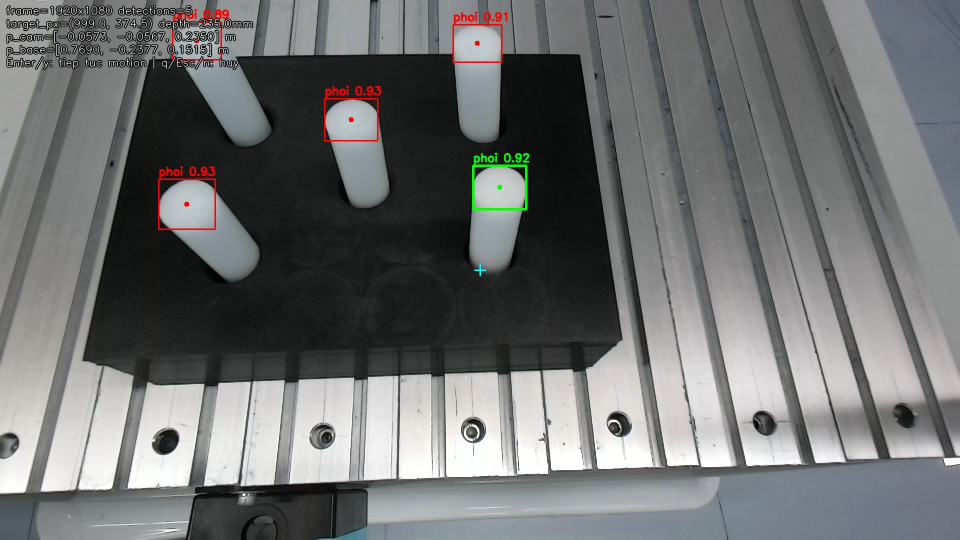
#> input picture captures/scanpose_touch/scanpose_touch_20260616_184850.jpg, 1920 x 1080 px (shown at 1/2 size)
$ python -i rebuild_tray_reference_from_annotated.py   (imports and definitions only)
#> lines starting #> are read from the running program, lines starting #| are printed output that depends on the picture; after the words box and inside, x2 and y2 are one past the last pixel; in counts of white or black regions, pixels touching at a corner belong together
"""Rebuild multi-sample tray reference from annotated capture images.

Assumptions:
- Each annotated image contains 5 green slot markers + green numbers
- Existing `tray_slot_reference.json` contains at least one valid sample
  that defines canonical slot names/order
- We recover marker centers by choosing the 5 green components whose geometry
  best matches the canonical slot layout
"""

from __future__ import annotations

import argparse
import json
import sys
from pathlib import Path
from typing import List

import cv2
import numpy as np

ROOT = Path(__file__).resolve().parents[1]
if str(ROOT) not in sys.path:
    sys.path.insert(0, str(ROOT))

from vision.tray_slot_reference import append_tray_slot_reference_sample, load_tray_slot_reference


# [19 lines left out: function parse_args, not called in this run]


def detect_green_candidates(image_path: Path) -> List[np.ndarray]:
    image = cv2.imread(str(image_path))
#> image is the input picture: shape (1080, 1920, 3); mean B, G, R 113.2, 113.2, 111.7
    if image is None:
        raise RuntimeError(f"Khong doc duoc anh: {image_path}")

    hsv = cv2.cvtColor(image, cv2.COLOR_BGR2HSV)
#> hsv: shape (1080, 1920, 3); mean H, S, V 68.3, 15.1, 115.7
    lower = np.array([35, 80, 80], dtype=np.uint8)
    upper = np.array([90, 255, 255], dtype=np.uint8)
    mask = cv2.inRange(hsv, lower, upper)
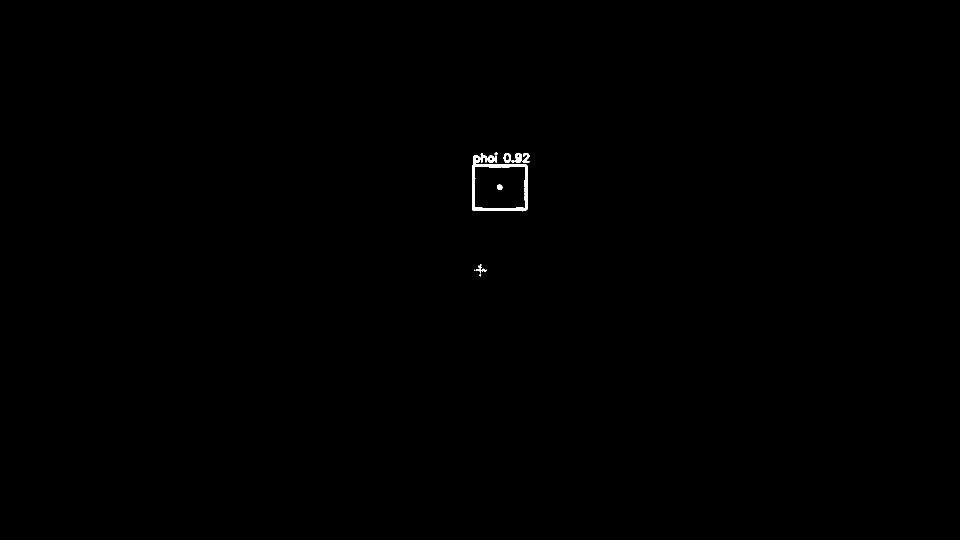
#> mask: shape (1080, 1920) (shown at 1/2 size); 0.17% white; 11 white regions (2 under 20 px), largest, box (x1, y1, x2, y2) and area: (944, 306, 1055, 423) 2512, (1030, 306, 1044, 326) 202, (975, 311, 994, 326) 197
    num_labels, labels, stats, centroids = cv2.connectedComponentsWithStats(mask)
#> labels: shape (1080, 1920) int32; 12 distinct labels, from 0 to 11
#> num_labels = 12; stats = [[0, 0, 1920, 1080, 2070043], [989, 305, 6, 5, 24], [944, 306, 111, 117, 2512], [1007, 306, 15, 20, 184], [1030, 306, 14, 20, 202], [1045, 306, 14, 20, 173], [975, 311, 19, 15, 197], [1023, 320, 6, 5, 26], [994, 369, 11, 11, 100], [952, 528, 22, 19, 124], [948, 539, 3, 3, 5], [959, 549, 3, 4, 10]]; centroids = [[959.4, 539.8], [991.7, 307.1], [993.2, 369.2], [1014.2, 315.3], [1036.6, 315.3], [1051.9, 315.8], [984.3, 317.8], [1025.5, 322], [998.9, 374.1], [961.2, 538.1], [949, 540.2], [960, 550.2]]
    candidates: List[np.ndarray] = []
    for idx in range(1, num_labels):
        area = int(stats[idx, cv2.CC_STAT_AREA])
        if area < 120:
            continue
        candidates.append(np.array([float(centroids[idx][0]), float(centroids[idx][1])], dtype=np.float64))
#> this loop made 11 passes
#> area on passes 1 to 9: 24, 2512, 184, 202, 173, 197, 26, 100, 124
#> after the loop, candidates = [[993.2, 369.2], [1014.2, 315.3], [1036.6, 315.3], [1051.9, 315.8], [984.3, 317.8], [961.2, 538.1]]
    return candidates


# [17 lines left out: function estimate_similarity_transform, not called in this run]


def apply_similarity(points: np.ndarray, scale: float, rotation: np.ndarray, translation: np.ndarray) -> np.ndarray:
    return (scale * (rotation @ points.T)).T + translation


# [83 lines left out: functions best_match_components, main, not called in this run]


# [2 lines not run here, left out]

>>> result = detect_green_candidates('../captures/scanpose_touch/scanpose_touch_20260616_184850.jpg')
#> result has the same summary as candidates in detect_green_candidates
